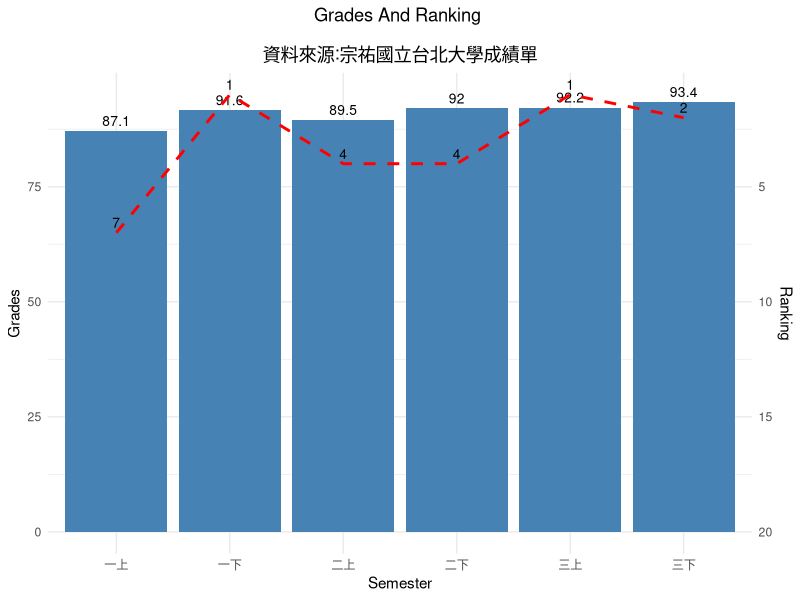

This figure's R source:
library(ggplot2)
library(scales)
library(dplyr)

Grades_Data <- tibble(
  Semester = factor(c('一上', '一下', '二上', '二下', '三上', '三下'), levels = c('一上', '一下', '二上', '二下', '三上', '三下')),
  Grades = c(87.1, 91.6, 89.5, 92.0, 92.2, 93.4),
  Ranking = c(7, 1, 4, 4, 1, 2)
)

gg <- ggplot(Grades_Data, aes(x=Semester)) +
  geom_bar(aes(y=Grades), stat='identity', fill='steelblue') +
  geom_text(aes(y=Grades, label=Grades), vjust=-0.5, size=3.5) +
  
  geom_line(aes(y = Ranking*-5+100, group=1), stat='identity', color='red', size=1.0, linetype='dashed') +
  geom_text(aes(y=Ranking*-5+100, label=Ranking), vjust=-0.5, size=3.5) +
  
  scale_y_continuous(
    name = "Grades",
    sec.axis = sec_axis(trans = ~(. - 100) / -5, name = "Ranking")
  ) +
  
  theme_minimal() +
  theme(plot.title = element_text(hjust = 0.5)) +
  ggtitle("Grades And Ranking \n\n資料來源:宗祐國立台北大學成績單")

print(gg)